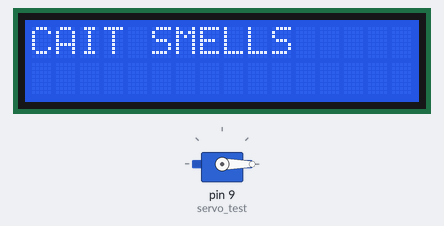
A sketch run on a simulated Arduino Uno, built with avr-gcc and run on an emulated ATmega328P. Shown: 16×2 character LCD, servo. What the sketch prints to the serial monitor is not drawn.

Above: at 0.1 s.
At 3.1 s:
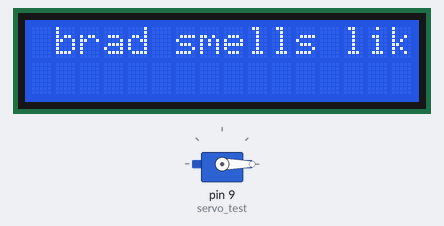
Timing chart, 0 to 4.6 s (numbered marks = the images above):
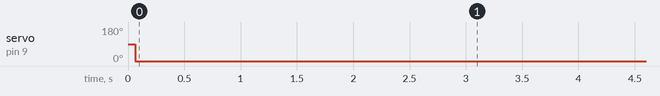

The sketch:

sketch_may03a.ino
```cpp
/*
  Arduino Design Project

  Bradley Lamitie
 */

// include the library code:
#include <LiquidCrystal.h>
#include <Servo.h>             //Servo library

Servo servo_test;        //initialize a servo object for the connected servo

// initialize the library with the numbers of the interface pins
LiquidCrystal lcd(12, 11, 5, 4, 3, 2);
 boolean veritas = true;
 int count = 0;
 int angle = 0;
 int potentio = A0;      // initialize the A0analog pin for potentiometer
 int seconds = 0;
 int minutes = 0;
 int hours = 24;
 String timeLeft = "";
void setup() {
  // set up the number of columns and rows on the LCD
  lcd.begin(16, 2);
  Serial.begin(9600);
  // set up the switch pin as an input
  servo_test.attach(9);   // attach the signal pin of servo to pin9 of arduino

  // Print a message to the LCD.
  //lcd.print("Time Left:");
  lcd.print("CAIT SMELLS");
  // set the cursor to column 0, line 1
  // line 1 is the second row, since counting begins with 0
  lcd.setCursor(0, 1);
  // print to the second line
}

void loop() {
 //  angle = analogRead(potentio);  // reading the potentiometer value between 0 and 1023
 // angle = map(angle, 0, 1023, 0, 359);     // scaling the potentiometer value to angle value for servo between 0 and 180)

  if(veritas){
    angle+=0;
    if (angle>=180){
      veritas = false;
    }
  }else{
    angle-=0;
    if(angle<=0){
      veritas = true;
    }
  }
  Serial.print(angle);
  servo_test.write(angle);                   //command to rotate the servo to the specified angle
  delay(100);
  count+=1;
  if(count%10 ==0){
    if(seconds==0){
        if(minutes==0){
           if(hours==0){
              lcd.clear();
            timeLeft = "TIMES UP!!!!!"   ;
            lcd.setCursor(0,1);
            lcd.print(timeLeft);
           }else{
            hours--;
           minutes = 60;
           }
        }else{
          minutes--;
          seconds = 60;
        }
    }else{
          seconds--;

       lcd.clear();
       timeLeft ="LIKE DOG BUNS";
          //  timeLeft = String(hours) + " :" + String(minutes) + " :" + String(seconds);
            lcd.setCursor(0,0);
           // lcd.print("Time Left:");
             lcd.print(" brad smells like poo");

            lcd.setCursor(0,1);
            //lcd.print(timeLeft);

    }
  }

}
```

Measured:
- by itself, servo on pin 9 (servo_test): 90° → 0° at 0.06 s
